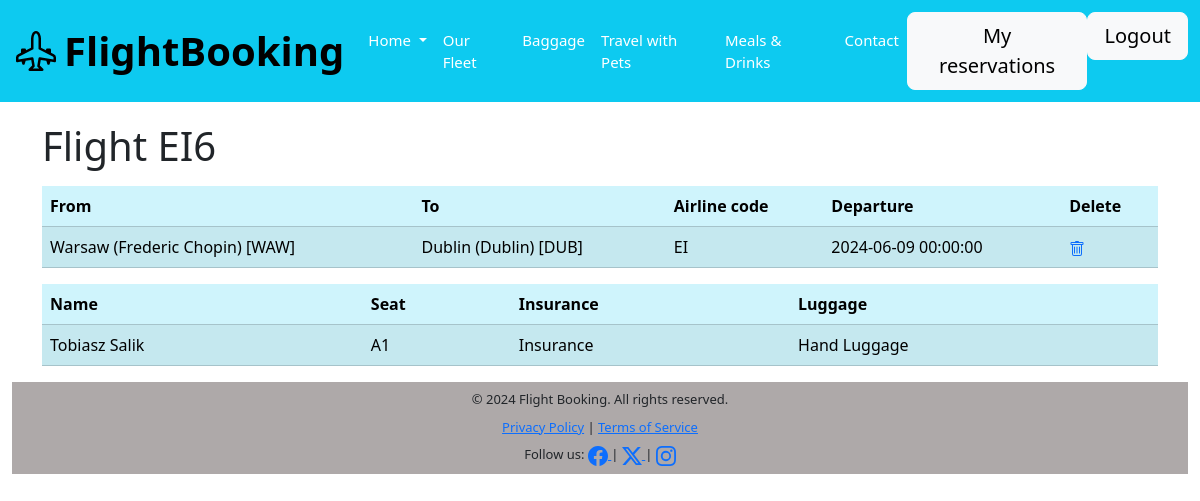
Screenshot of /admin/flight/EI6 (signed in) with the database file from the repository.
### models.py (models this page shows, shortened)
class Flight(db.Model):
    id = db.Column(db.Integer, primary_key=True)
    fromAirport = db.Column(db.String(50), nullable=False)
    destinationAirport = db.Column(db.String(50), nullable=False)
    fromCode = db.Column(db.String(3), nullable=False)
    destinationCode = db.Column(db.String(3), nullable=False)
    airlineCode = db.Column(db.String(2), nullable=False)
    flightNumber = db.Column(db.String(6), nullable=False, unique = True)
    timeOfDeparture = db.Column(db.DateTime(timezone=True))
    delay = db.Column(db.Boolean, default=False)
    taken_seats = db.Column(db.Text) # Tablica miejsc
    reservations = db.relationship('Reservation', backref='flight', lazy=True)  # relacja do Reservation

class Reservation(db.Model):
    id = db.Column(db.Integer, primary_key=True)
    user_id = db.Column(db.Integer, db.ForeignKey("user.id"), nullable=False)
    uuid = db.Column(UUID(as_uuid=True), default=uuid.uuid4, unique=True, nullable=False)  # unikalny identyfikator
    fromAirport = db.Column(db.String(50), nullable=False)
    destinationAirport = db.Column(db.String(50), nullable=False)
    fromCode = db.Column(db.String(3), nullable=False)
    destinationCode = db.Column(db.String(3), nullable=False)
    airlineCode = db.Column(db.String(2), nullable=False)
    flightNumber = db.Column(db.String(6), nullable=False)
    timeOfDeparture = db.Column(db.DateTime(timezone=True))
    seat = db.Column(db.String(3), nullable=False)
    return_flight_id = db.Column(db.Integer, db.ForeignKey('reservation.id'))
    return_flight = db.relationship('Reservation', remote_side=[id], backref=db.backref('original_flight', uselist=False))
    flight_id = db.Column(db.Integer, db.ForeignKey('flight.id'), nullable=False)  # klucz obcy do Flight
    luggage = db.Column(db.String(50), nullable=False)
    insurance = db.Column(db.String(50), nullable=False)

class User(UserMixin, db.Model):
    id = db.Column(db.Integer, primary_key=True)
    name = db.Column(db.String(150), nullable=False)
    surname = db.Column(db.String(150), nullable=False)
    username = db.Column(db.String(150), unique=True, nullable=False)
    email = db.Column(db.String(150), unique=True, nullable=False)
    password = db.Column(db.String(150), nullable=False)
    numberOfId = db.Column(db.String(150), unique=True, nullable=False)  # numer dokumentu tożsamości
    role = db.Column(db.String(50), nullable=False, default='pax')
    reservations = db.relationship('Reservation', backref='pax', lazy=True)  # pax = pasażer

### blueprints/admin.py (the view)
@admin.route('/flight/<number>')
@role_required('admin')
def flight(number):
    flight = Flight.query.filter_by(flightNumber=number).first()
    reservations = Reservation.query.filter_by(flightNumber=number)
    print(reservations)
    reservations = [
        {
            'seat': reservation.seat,
            'passanger': User.query.filter_by(id=reservation.user_id).first(),
            'luggage': reservation.luggage,
            'insurance': reservation.insurance
        }
        for reservation in reservations
    ]
    return render_template('admin/flight.html', flight=flight, reservations=reservations)

### app.py (called while the page is built)
@login_manager.user_loader
def load_user(user_id):
    return User.query.get(int(user_id))

### templates/admin/flight.html (shortened to what this page needs)
{% extends "base.html" %}
{% block main %}
<div class="container">
    <h1>Flight {{ flight.flightNumber }}</h1>
    <p>
        <table class="table table-info table-striped">
            <thead>
                <tr>
                  <th scope="col">From</th>
                  <th scope="col">To</th>
                  <th scope="col">Airline code</th>
                  <th scope="col">Departure</th>
                  <th scope="col">Delete</th>
                </tr>
            </thead>
            <tbody>
                <tr>
                  <td>{{ flight.fromAirport }} [{{ flight.fromCode }}]</td>
                  <td>{{ flight.destinationAirport }} [{{ flight.destinationCode }}]</td>
                  <td>{{ flight.airlineCode }}</td>
                  <td>{{ flight.timeOfDeparture }}</td>
                  <td>
                  <a href="{{ url_for('admin.delete_flight', number = flight.flightNumber) }}"></a></td>
            </tr></tbody>
        </table>
    </p>
    <table class="table table-info table-striped">
        <thead>
            <tr>
              <th scope="col">Name</th>
              <th scope="col">Seat</th>
              <th scope="col">Insurance</th>
              <th scope="col">Luggage</th>
            </tr>
        </thead>
        {% for reservation in reservations %}
            <tbody>
                <tr>
                  <td>{{ reservation["passanger"].name }} {{ reservation["passanger"].surname }}</td>
                  <td>{{ reservation["seat"] }}</td>
                  <td>{{ reservation["insurance"] }}</td>
                  <td>{{ reservation["luggage"] }}</td>
            </tr></tbody>
        {% endfor %}</table>
    </div>
{% endblock %}

### static/style.css (style rules this page uses)
body { margin: 0; padding: 0; width: 100%; height: 100%; font-family: Arial, sans-serif; }

### rows the page displays
Flight: flightNumber "EI6", fromAirport "Warsaw (Frederic Chopin)", fromCode "WAW", destinationAirport "Dublin (Dublin)", destinationCode "DUB", airlineCode "EI", timeOfDeparture "2024-06-09 00:00:00"
Reservation: passanger.name "Tobiasz", passanger.surname "Salik", seat "A1", insurance "Insurance", luggage "Hand Luggage"
